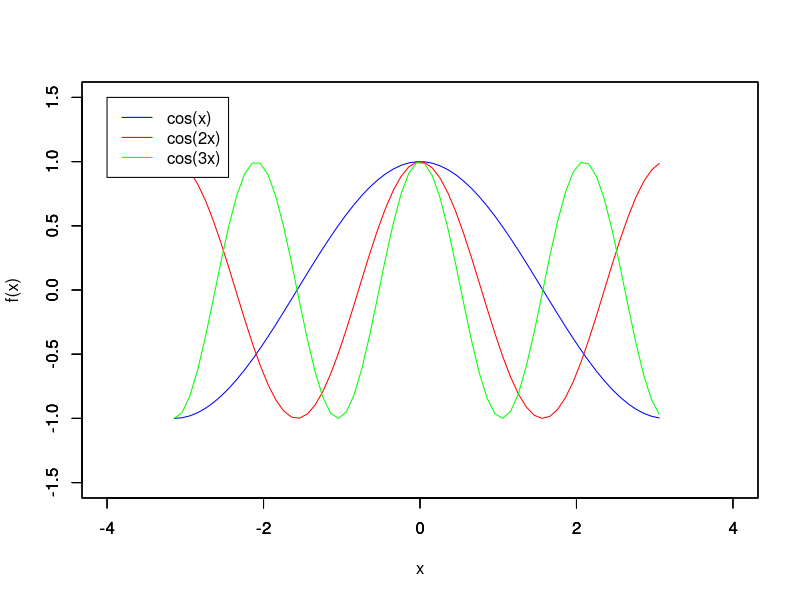

Here is the R script that generated this plot:
xx = seq(-pi,pi,0.1)


plot(
  xx, cos(xx),
  xlim=c(-4,4),
  ylim=c(-1.5,1.5),
  type="l",
  col="blue",
  xlab="x",
  ylab="f(x)"
)

par(new=TRUE)

plot(
  xx, cos(2*xx),
  xlim=c(-4,4),
  ylim=c(-1.5,1.5),
  type="l",
  col="red",
  xlab="",
  ylab="",
)

par(new=TRUE)
plot(
  xx, cos(3*xx),
  xlim=c(-4,4),
  ylim=c(-1.5,1.5),
  type="l",
  col="green",
  xlab="",
  ylab="",
)


legend(
  -4,1.5, # ez lehet string is: pl "topleft"
  legend=c("cos(x)", "cos(2x)","cos(3x)"), 
  col=c("blue","red","green"), 
  lty=1
)



